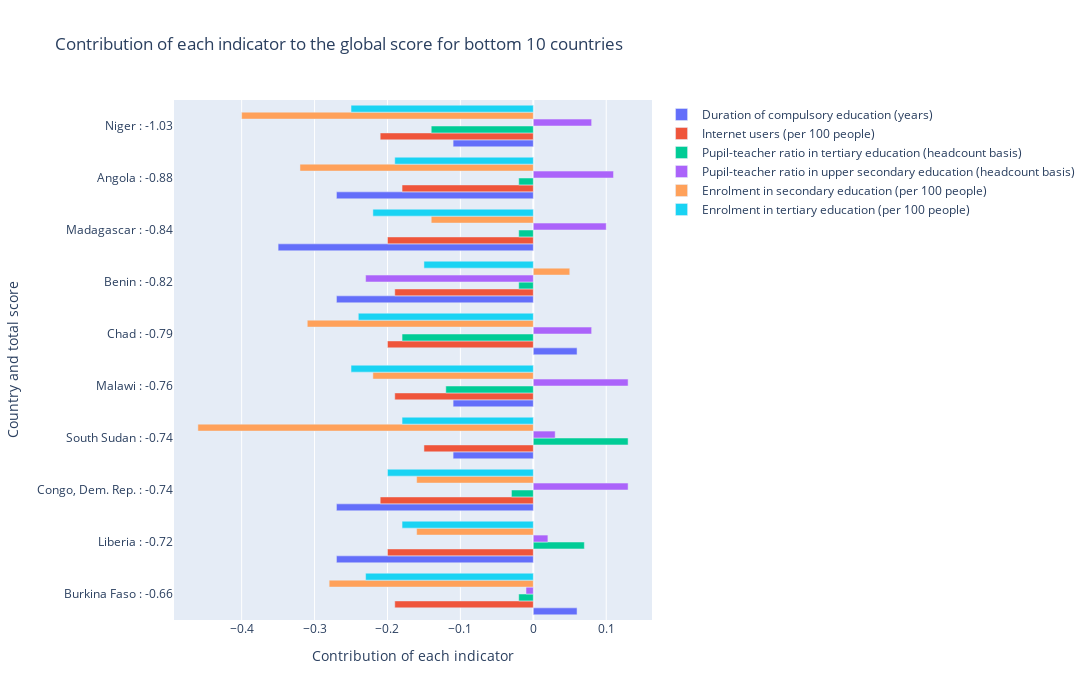

Notebook code cell kept with this figure:
### Code cell
bottom=scores.tail(10)
bottom['Label']=bottom.index+' : '+bottom['score'].round(2).astype(str)
fig = go.Figure()
fig.update_layout(title='Contribution of each indicator to the global score for bottom 10 countries',
                  width=1150, 
                  height=700,
                  xaxis_title="Contribution of each indicator",
                  yaxis_title="Country and total score",)

for col in scores.columns[:-1]:
    fig.add_trace(go.Bar(
        y=bottom['Label'],
        x=(bottom[col]/6).round(2),
        name=col,
        orientation='h'))

fig.show()

### Figure 1 — Plotly figure (JSON) as saved in the notebook; plotly's stock layout.template omitted (floating-point values rounded to 4 significant figures)
{"data": [{"name": "Duration of compulsory education (years)", "orientation": "h", "type": "bar", "x": [0.06, -0.27, -0.27, -0.11, -0.11, 0.06, -0.27, -0.35, -0.27, -0.11], "y": ["Burkina Faso : -0.66", "Liberia : -0.72", "Congo, Dem. Rep. : -0.74", "South Sudan : -0.74", "Malawi : -0.76", "Chad : -0.79", "Benin : -0.82", "Madagascar : -0.84", "Angola : -0.88", "Niger : -1.03"]}, {"name": "Internet users (per 100 people)", "orientation": "h", "type": "bar", "x": [-0.19, -0.2, -0.21, -0.15, -0.19, -0.2, -0.19, -0.2, -0.18, -0.21], "y": ["Burkina Faso : -0.66", "Liberia : -0.72", "Congo, Dem. Rep. : -0.74", "South Sudan : -0.74", "Malawi : -0.76", "Chad : -0.79", "Benin : -0.82", "Madagascar : -0.84", "Angola : -0.88", "Niger : -1.03"]}, {"name": "Pupil-teacher ratio in tertiary education (headcount basis)", "orientation": "h", "type": "bar", "x": [-0.02, 0.07, -0.03, 0.13, -0.12, -0.18, -0.02, -0.02, -0.02, -0.14], "y": ["Burkina Faso : -0.66", "Liberia : -0.72", "Congo, Dem. Rep. : -0.74", "South Sudan : -0.74", "Malawi : -0.76", "Chad : -0.79", "Benin : -0.82", "Madagascar : -0.84", "Angola : -0.88", "Niger : -1.03"]}, {"name": "Pupil-teacher ratio in upper secondary education (headcount basis)", "orientation": "h", "type": "bar", "x": [-0.01, 0.02, 0.13, 0.03, 0.13, 0.08, -0.23, 0.1, 0.11, 0.08], "y": ["Burkina Faso : -0.66", "Liberia : -0.72", "Congo, Dem. Rep. : -0.74", "South Sudan : -0.74", "Malawi : -0.76", "Chad : -0.79", "Benin : -0.82", "Madagascar : -0.84", "Angola : -0.88", "Niger : -1.03"]}, {"name": "Enrolment in secondary education (per 100 people)", "orientation": "h", "type": "bar", "x": [-0.28, -0.16, -0.16, -0.46, -0.22, -0.31, 0.05, -0.14, -0.32, -0.4], "y": ["Burkina Faso : -0.66", "Liberia : -0.72", "Congo, Dem. Rep. : -0.74", "South Sudan : -0.74", "Malawi : -0.76", "Chad : -0.79", "Benin : -0.82", "Madagascar : -0.84", "Angola : -0.88", "Niger : -1.03"]}, {"name": "Enrolment in tertiary education (per 100 people)", "orientation": "h", "type": "bar", "x": [-0.23, -0.18, -0.2, -0.18, -0.25, -0.24, -0.15, -0.22, -0.19, -0.25], "y": ["Burkina Faso : -0.66", "Liberia : -0.72", "Congo, Dem. Rep. : -0.74", "South Sudan : -0.74", "Malawi : -0.76", "Chad : -0.79", "Benin : -0.82", "Madagascar : -0.84", "Angola : -0.88", "Niger : -1.03"]}], "layout": {"height": 700, "title": {"text": "Contribution of each indicator to the global score for bottom 10 countries"}, "width": 1150, "xaxis": {"title": {"text": "Contribution of each indicator"}}, "yaxis": {"title": {"text": "Country and total score"}}}}
